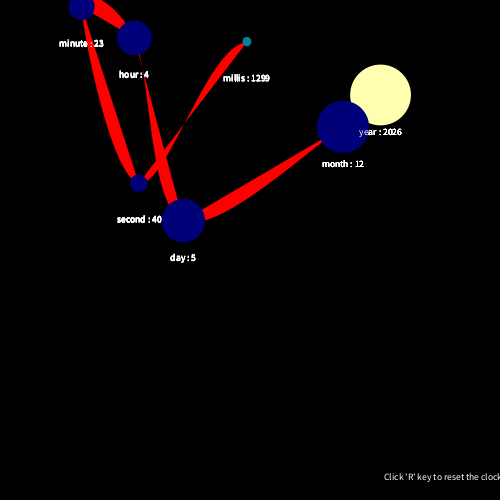
Frame 1 (no input)
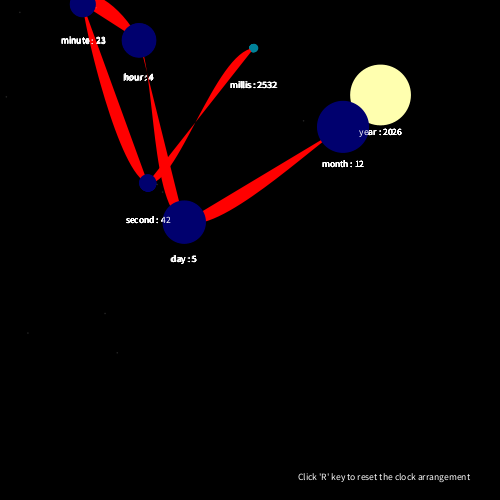
Frame 60 (the mouse pressed at the canvas centre just before this capture)
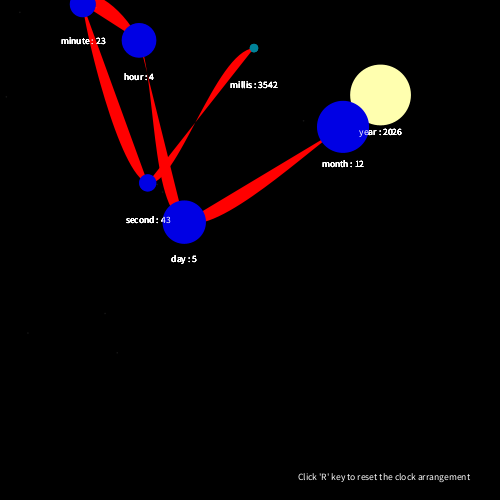
Frame 120 (the mouse held since frame 60 and released just before this capture)

The Processing sketch that drew these frames (run headless with seeded random() and noise(); from frame 60 on, the mouse is pressed at the canvas centre):

// Processing sketch: processing_96623
// ── processing_96623.pde

// total number of possible points
int numpoints = 9;
float[] x = new float[numpoints];
float[] y = new float[numpoints];
float[] a = new float[numpoints];
float[] b = new float[numpoints];


void setup() {
  size(500, 500);
  // for main cells
  for (int i = 0; i < numpoints; i++) {
    x[i] = random(width);
    y[i] = random(height);
  }
  // for little background cells
  for (int i = 0; i < numpoints; i++) {
    a[i] = random(width);
    b[i] = random(height);
  }
}



void newStart() {
    // for main cells
  for (int i = 0; i < numpoints; i++) {
    x[i] = random(width);
    y[i] = random(height);
  }
}


int frame = 0;
String s = "Click 'R' key to reset the clock arrangement";

void draw() {
  frame++;
  background(0);
  noStroke();
  scale(0.8);
  fill(255);
  text(s, width-20, height+100);
  // if key 'r' pressed, new clock appears
  if(keyPressed) {
    if(key == 'r') {
      newStart();
    }
  } else {
    drawClocks();
  }

  //background cells
  fill(255, random(10, 80));
  for (int i = 0; i < numpoints; i++) {
    ellipse(a[i], b[i], 2, 2);
  }
}



void drawClocks() {
    // times
int Y = year(); 
int M = month(); 
int D = day(); 
int H = hour(); 
int T = minute(); 
int S = second();
int L = millis();
String ampm;

    for (int i = 3; i < numpoints; i++) {
    float size = ((30 + i) * 2) % 90;
    textAlign(CENTER);
    //line between buttons
    fill(255, 0, 0);
    curve(x[i], y[i], x[i-1], y[i-1], x[i-2], y[i-2], x[i-3], y[i-3]); 
    //first lime
    fill(255, 255, 175);
    ellipse(x[1], y[1], size, size);
    //second
    fill(0, 0, random(0, 255));
    ellipse(x[2], y[2], size*6/7, size*6/7);
    //third
    ellipse(x[3], y[3], size*5/7, size*5/7);
    //fourth
    ellipse(x[4], y[4], size*4/7, size*4/7);
    //fifth
    ellipse(x[5], y[5], size*3/7, size*3/7);
    //sixth
    ellipse(x[6], y[6], size*2/7, size*2/7);
    //last cyon button
    fill(0, 130, 153);
    ellipse(x[7], y[7], size*1/7, size*1/7);
    fill(255);
    text("year : " +Y, x[1], y[1]+50);
    text("month : " +M, x[2], y[2]+50);
    text("day : " +D, x[3], y[3]+50);
    text("hour : " +H, x[4], y[4]+50);
    text("minute : " +T, x[5], y[5]+50);
    text("second : " +S, x[6], y[6]+50);
    text("millis : " +L, x[7], y[7]+50);  
    // make it move
    if (! mousePressed) {
      //float phase = frame / random(0, 20);
      float phase = frame/ i;
      x[i] = x[i] + sin(phase);
      y[i] = y[i] + cos(phase);
    }
  }
}
